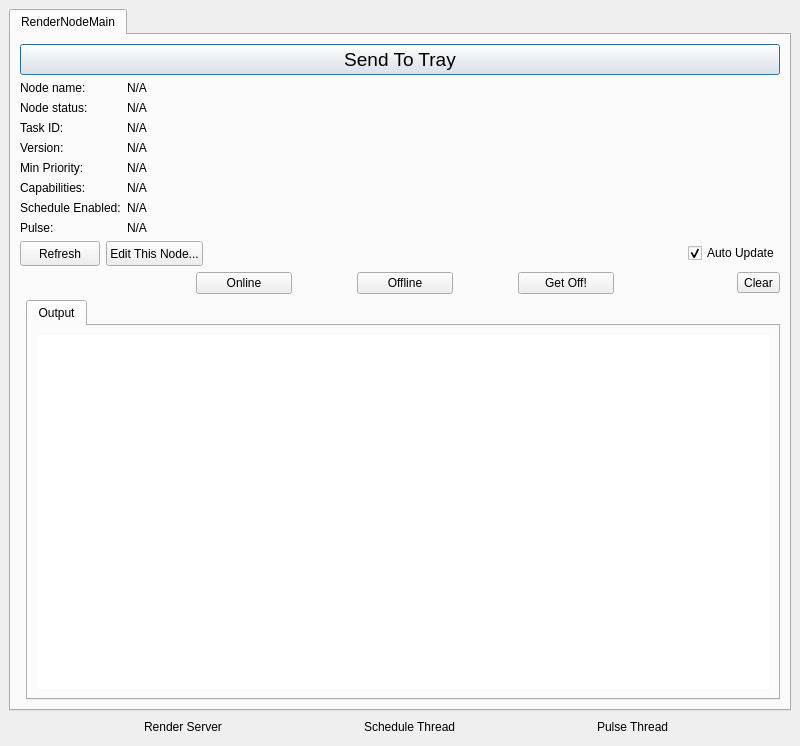
<?xml version="1.0" encoding="UTF-8"?>
<ui version="4.0">
 <class>RenderNodeMainWindow</class>
 <widget class="QMainWindow" name="RenderNodeMainWindow">
  <property name="geometry">
   <rect>
    <x>0</x>
    <y>0</y>
    <width>800</width>
    <height>746</height>
   </rect>
  </property>
  <property name="minimumSize">
   <size>
    <width>800</width>
    <height>746</height>
   </size>
  </property>
  <property name="maximumSize">
   <size>
    <width>800</width>
    <height>746</height>
   </size>
  </property>
  <property name="windowTitle">
   <string>RenderNodeMain</string>
  </property>
  <widget class="QWidget" name="centralwidget">
   <layout class="QFormLayout" name="formLayout">
    <property name="fieldGrowthPolicy">
     <enum>QFormLayout::AllNonFixedFieldsGrow</enum>
    </property>
    <item row="0" column="0" colspan="2">
     <widget class="QTabWidget" name="MainGroup">
      <property name="iconSize">
       <size>
        <width>0</width>
        <height>0</height>
       </size>
      </property>
      <property name="usesScrollButtons">
       <bool>false</bool>
      </property>
      <widget class="QWidget" name="RenderNodeMainTab">
       <attribute name="title">
        <string>RenderNodeMain</string>
       </attribute>
       <layout class="QFormLayout" name="formLayout_2">
        <property name="fieldGrowthPolicy">
         <enum>QFormLayout::AllNonFixedFieldsGrow</enum>
        </property>
        <item row="0" column="0" colspan="2">
         <widget class="QPushButton" name="trayButton">
          <property name="font">
           <font>
            <pointsize>14</pointsize>
            <weight>50</weight>
            <italic>false</italic>
            <bold>false</bold>
            <underline>false</underline>
            <kerning>true</kerning>
           </font>
          </property>
          <property name="text">
           <string>Send To Tray</string>
          </property>
          <property name="default">
           <bool>true</bool>
          </property>
         </widget>
        </item>
        <item row="1" column="0" colspan="2">
         <layout class="QFormLayout" name="formLayout_thisNodeLabels">
          <property name="fieldGrowthPolicy">
           <enum>QFormLayout::AllNonFixedFieldsGrow</enum>
          </property>
          <item row="0" column="0">
           <widget class="QLabel" name="nodeNameLabel_LABEL">
            <property name="text">
             <string>Node name:</string>
            </property>
           </widget>
          </item>
          <item row="0" column="1">
           <widget class="QLabel" name="nodeNameLabel">
            <property name="text">
             <string>N/A</string>
            </property>
           </widget>
          </item>
          <item row="1" column="0">
           <widget class="QLabel" name="nodeStatusLabel_LABEL">
            <property name="text">
             <string>Node status:</string>
            </property>
           </widget>
          </item>
          <item row="1" column="1">
           <widget class="QLabel" name="nodeStatusLabel">
            <property name="text">
             <string>N/A</string>
            </property>
           </widget>
          </item>
          <item row="2" column="0">
           <widget class="QLabel" name="taskIDLabelLabel">
            <property name="text">
             <string>Task ID:</string>
            </property>
           </widget>
          </item>
          <item row="2" column="1">
           <widget class="QLabel" name="taskIDLabel">
            <property name="text">
             <string>N/A</string>
            </property>
           </widget>
          </item>
          <item row="3" column="0">
           <widget class="QLabel" name="nodeVersionLabel_LABEL">
            <property name="text">
             <string>Version:</string>
            </property>
           </widget>
          </item>
          <item row="3" column="1">
           <widget class="QLabel" name="nodeVersionLabel">
            <property name="text">
             <string>N/A</string>
            </property>
           </widget>
          </item>
          <item row="4" column="0">
           <widget class="QLabel" name="minPriorityLabel_LABEL">
            <property name="text">
             <string>Min Priority:</string>
            </property>
           </widget>
          </item>
          <item row="4" column="1">
           <widget class="QLabel" name="minPriorityLabel">
            <property name="text">
             <string>N/A</string>
            </property>
           </widget>
          </item>
          <item row="5" column="0">
           <widget class="QLabel" name="capabilitiesLabel_LABEL">
            <property name="text">
             <string>Capabilities:</string>
            </property>
           </widget>
          </item>
          <item row="5" column="1">
           <widget class="QLabel" name="capabilitiesLabel">
            <property name="text">
             <string>N/A</string>
            </property>
           </widget>
          </item>
          <item row="6" column="0">
           <widget class="QLabel" name="weekSchedule_LABEL">
            <property name="text">
             <string>Schedule Enabled:</string>
            </property>
           </widget>
          </item>
          <item row="6" column="1">
           <widget class="QLabel" name="scheduleEnabled">
            <property name="text">
             <string>N/A</string>
            </property>
           </widget>
          </item>
          <item row="7" column="0">
           <widget class="QLabel" name="pulseLabel_LABEL">
            <property name="text">
             <string>Pulse:</string>
            </property>
           </widget>
          </item>
          <item row="7" column="1">
           <widget class="QLabel" name="pulseLabel">
            <property name="text">
             <string>N/A</string>
            </property>
           </widget>
          </item>
         </layout>
        </item>
        <item row="2" column="0" colspan="2">
         <layout class="QHBoxLayout" name="horizontalLayout_6">
          <item>
           <widget class="QPushButton" name="refreshButton">
            <property name="minimumSize">
             <size>
              <width>0</width>
              <height>25</height>
             </size>
            </property>
            <property name="text">
             <string>Refresh</string>
            </property>
            <property name="icon">
             <iconset>
              <normaloff>../Images/refresh.png</normaloff>../Images/refresh.png</iconset>
            </property>
            <property name="checkable">
             <bool>false</bool>
            </property>
           </widget>
          </item>
          <item>
           <widget class="QPushButton" name="editThisNodeButton">
            <property name="enabled">
             <bool>true</bool>
            </property>
            <property name="minimumSize">
             <size>
              <width>0</width>
              <height>25</height>
             </size>
            </property>
            <property name="text">
             <string>Edit This Node...</string>
            </property>
           </widget>
          </item>
          <item>
           <spacer name="horizontalSpacer_14">
            <property name="orientation">
             <enum>Qt::Horizontal</enum>
            </property>
            <property name="sizeHint" stdset="0">
             <size>
              <width>40</width>
              <height>20</height>
             </size>
            </property>
           </spacer>
          </item>
          <item>
           <widget class="QCheckBox" name="autoUpdateCheckBox">
            <property name="enabled">
             <bool>true</bool>
            </property>
            <property name="text">
             <string>Auto Update</string>
            </property>
            <property name="checked">
             <bool>true</bool>
            </property>
           </widget>
          </item>
         </layout>
        </item>
        <item row="3" column="0" colspan="2">
         <layout class="QHBoxLayout" name="buttonLayout">
          <item>
           <spacer name="horizontalSpacer_9">
            <property name="orientation">
             <enum>Qt::Horizontal</enum>
            </property>
            <property name="sizeHint" stdset="0">
             <size>
              <width>40</width>
              <height>20</height>
             </size>
            </property>
           </spacer>
          </item>
          <item>
           <spacer name="horizontalSpacer_11">
            <property name="orientation">
             <enum>Qt::Horizontal</enum>
            </property>
            <property name="sizeHint" stdset="0">
             <size>
              <width>40</width>
              <height>20</height>
             </size>
            </property>
           </spacer>
          </item>
          <item>
           <spacer name="horizontalSpacer">
            <property name="orientation">
             <enum>Qt::Horizontal</enum>
            </property>
            <property name="sizeHint" stdset="0">
             <size>
              <width>40</width>
              <height>20</height>
             </size>
            </property>
           </spacer>
          </item>
          <item>
           <widget class="QPushButton" name="onlineButton">
            <property name="minimumSize">
             <size>
              <width>96</width>
              <height>0</height>
             </size>
            </property>
            <property name="text">
             <string>Online</string>
            </property>
           </widget>
          </item>
          <item>
           <spacer name="horizontalSpacer_7">
            <property name="orientation">
             <enum>Qt::Horizontal</enum>
            </property>
            <property name="sizeHint" stdset="0">
             <size>
              <width>40</width>
              <height>20</height>
             </size>
            </property>
           </spacer>
          </item>
          <item>
           <widget class="QPushButton" name="offlineButton">
            <property name="minimumSize">
             <size>
              <width>96</width>
              <height>0</height>
             </size>
            </property>
            <property name="text">
             <string>Offline</string>
            </property>
           </widget>
          </item>
          <item>
           <spacer name="horizontalSpacer_8">
            <property name="orientation">
             <enum>Qt::Horizontal</enum>
            </property>
            <property name="sizeHint" stdset="0">
             <size>
              <width>40</width>
              <height>20</height>
             </size>
            </property>
           </spacer>
          </item>
          <item>
           <widget class="QPushButton" name="getoffButton">
            <property name="minimumSize">
             <size>
              <width>96</width>
              <height>0</height>
             </size>
            </property>
            <property name="text">
             <string>Get Off!</string>
            </property>
           </widget>
          </item>
          <item>
           <spacer name="horizontalSpacer_2">
            <property name="orientation">
             <enum>Qt::Horizontal</enum>
            </property>
            <property name="sizeHint" stdset="0">
             <size>
              <width>40</width>
              <height>20</height>
             </size>
            </property>
           </spacer>
          </item>
          <item>
           <spacer name="horizontalSpacer_12">
            <property name="orientation">
             <enum>Qt::Horizontal</enum>
            </property>
            <property name="sizeHint" stdset="0">
             <size>
              <width>40</width>
              <height>20</height>
             </size>
            </property>
           </spacer>
          </item>
          <item>
           <widget class="QToolButton" name="clearButton">
            <property name="text">
             <string>Clear</string>
            </property>
            <property name="checkable">
             <bool>false</bool>
            </property>
            <property name="popupMode">
             <enum>QToolButton::DelayedPopup</enum>
            </property>
            <property name="autoRaise">
             <bool>false</bool>
            </property>
           </widget>
          </item>
         </layout>
        </item>
        <item row="4" column="1">
         <widget class="QTabWidget" name="outputTabWidget">
          <widget class="QWidget" name="outputTab">
           <attribute name="title">
            <string>Output</string>
           </attribute>
           <layout class="QFormLayout" name="formLayout_3">
            <item row="0" column="0" colspan="2">
             <widget class="QTextEdit" name="outputTextEdit">
              <property name="minimumSize">
               <size>
                <width>0</width>
                <height>350</height>
               </size>
              </property>
              <property name="frameShape">
               <enum>QFrame::NoFrame</enum>
              </property>
              <property name="lineWidth">
               <number>0</number>
              </property>
              <property name="readOnly">
               <bool>true</bool>
              </property>
             </widget>
            </item>
           </layout>
          </widget>
         </widget>
        </item>
       </layout>
      </widget>
     </widget>
    </item>
    <item row="2" column="0" colspan="2">
     <layout class="QHBoxLayout" name="statusLayout">
      <item>
       <spacer name="horizontalSpacer_5">
        <property name="orientation">
         <enum>Qt::Horizontal</enum>
        </property>
        <property name="sizeHint" stdset="0">
         <size>
          <width>40</width>
          <height>20</height>
         </size>
        </property>
       </spacer>
      </item>
      <item>
       <widget class="QLabel" name="renderServerPixmap">
        <property name="text">
         <string/>
        </property>
        <property name="pixmap">
         <pixmap>../Images/status/notStarted.png</pixmap>
        </property>
       </widget>
      </item>
      <item>
       <widget class="QLabel" name="renderServerLabel">
        <property name="text">
         <string>Render Server</string>
        </property>
       </widget>
      </item>
      <item>
       <spacer name="horizontalSpacer_3">
        <property name="orientation">
         <enum>Qt::Horizontal</enum>
        </property>
        <property name="sizeHint" stdset="0">
         <size>
          <width>40</width>
          <height>20</height>
         </size>
        </property>
       </spacer>
      </item>
      <item>
       <widget class="QLabel" name="scheduleThreadPixmap">
        <property name="text">
         <string/>
        </property>
        <property name="pixmap">
         <pixmap>../Images/status/notStarted.png</pixmap>
        </property>
       </widget>
      </item>
      <item>
       <widget class="QLabel" name="scheduleThreadLabel">
        <property name="text">
         <string>Schedule Thread</string>
        </property>
       </widget>
      </item>
      <item>
       <spacer name="horizontalSpacer_4">
        <property name="orientation">
         <enum>Qt::Horizontal</enum>
        </property>
        <property name="sizeHint" stdset="0">
         <size>
          <width>40</width>
          <height>20</height>
         </size>
        </property>
       </spacer>
      </item>
      <item>
       <widget class="QLabel" name="pulseThreadPixmap">
        <property name="text">
         <string/>
        </property>
        <property name="pixmap">
         <pixmap>../Images/status/notStarted.png</pixmap>
        </property>
       </widget>
      </item>
      <item>
       <widget class="QLabel" name="pulseThreadLabel">
        <property name="text">
         <string>Pulse Thread</string>
        </property>
       </widget>
      </item>
      <item>
       <spacer name="horizontalSpacer_6">
        <property name="orientation">
         <enum>Qt::Horizontal</enum>
        </property>
        <property name="sizeHint" stdset="0">
         <size>
          <width>40</width>
          <height>20</height>
         </size>
        </property>
       </spacer>
      </item>
     </layout>
    </item>
   </layout>
  </widget>
 </widget>
 <resources/>
 <connections/>
</ui>
